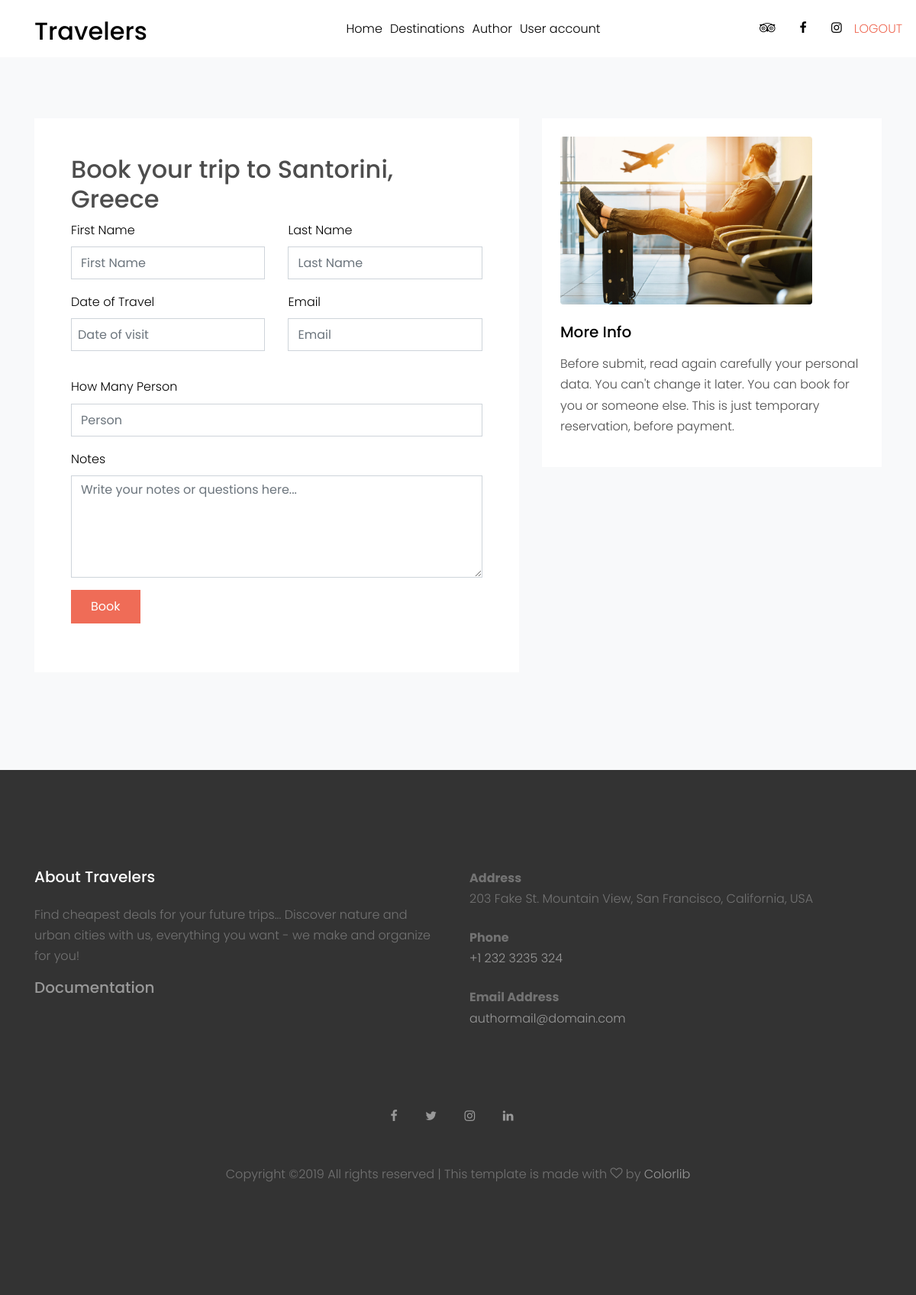
The app's page /index.php?page=booking&id=1 (signed in) with its own data.
### tables this page shows
CREATE TABLE `menu` (
  `id` int(11) NOT NULL,
  `title` varchar(150) NOT NULL,
  `path` varchar(150) NOT NULL
);

CREATE TABLE `destinations` (
  `id` int(11) NOT NULL,
  `name` varchar(50) NOT NULL,
  `description` text NOT NULL,
  `picture` varchar(200) NOT NULL,
  `price` int(11) NOT NULL,
  `continent_id` int(11) NOT NULL,
  `hot` varchar(20) NOT NULL
);

### config/connection.php (called while the page is built, shortened)
<?php
try {
    $conn = new PDO("mysql:host=".SERVER.";dbname=".DATABASE.";charset=utf8", USERNAME, PASSWORD);
    $conn->setAttribute(PDO::ATTR_DEFAULT_FETCH_MODE, PDO::FETCH_OBJ);
    $conn->setAttribute(PDO::ATTR_ERRMODE, PDO::ERRMODE_EXCEPTION);
}
catch(PDOException $ex){
    echo $ex->getMessage();
}
function executeQuery($query){
    global $conn;
    return $conn->query($query)->fetchAll();
}

### models/functions.php (called while the page is built, shortened)
<?php
function getMenu(){
    return executeQuery("SELECT * FROM menu");
}
?>

### models/destinations/get_destinations.php (called while the page is built, shortened)
<?php
function get_one_dest($dest_id){
    global $conn;
    try{
       $select_dest=$conn->prepare("SELECT *, d.id AS dest_id FROM destinations d INNER JOIN continent c ON d.continent_id=c.id WHERE d.id=?");
       $select_dest->execute([$dest_id]);
       $destination=$select_dest->fetch();
       return $destination;
    }
    catch(PDOException $ex){
        return $ex->getMessage();
        errorsList($ex->getMessage());
    }
}
?>

### views/pages/booking.php (the view, shortened to what this page needs)
<?php if(isset($_SESSION['user']) && $_SESSION['user']->role_id==="2"):
include "models/destinations/get_destinations.php";
?>
<div class="site-section bg-light">
      <div class="container">
        <div class="row">
          <div class="col-md-7 mb-5">
            <form action="models/bookings/book.php" method="POST" class="p-5 bg-white">
<h2 class="font-size-regular"><?php if(isset($_GET['id'])): ?>
 <?php $destination=get_one_dest($_GET['id']);?> Book your trip to <?=$destination->name?><?php else:?><?php  echo "You must first choose destination!" ?><?php endif; ?> </h2>
              <div class="row form-group">
                <div class="col-md-6 mb-3 mb-md-0">
                  <label class="text-black" for="fname">First Name</label>
                  <input type="text" id="bookName" name="bookName" class="form-control" placeholder="First Name">
                </div>
                <div class="col-md-6">
                  <label class="text-black" for="lname">Last Name</label>
                  <input type="text" id="bookLname" name="bookLname" class="form-control" placeholder="Last Name">
                </div>
              </div>
              <div class="row form-group">
                <div class="col-md-6 mb-3 mb-md-0">
                  <label class="text-black" for="date">Date of Travel</label>
                  <input type="text" id="begDate" name="begDate" class="form-control datepicker px-2" placeholder="Date of visit">
                </div>
                <div class="col-md-6">
                  <label class="text-black" for="email">Email</label>
                  <input type="email" id="bookEmail" name="bookEmail"class="form-control" placeholder="Email">
                </div>
              </div>
              <div class="row form-group">
                <div class="col-md-12">
                </div>
              </div>
              <div class="row form-group">
                <div class="col-md-12">
                  <label class="text-black" for="treatment">How Many Person</label>
                  <input type="text" id="bookPerson" name="bookPerson" class="form-control" placeholder="Person">
                </div>
              </div>
              <div class="row form-group">
                <div class="col-md-12">
                  <label class="text-black" for="note">Notes</label>
                  <textarea name="bookNote" id="bookNote" cols="30" rows="5" class="form-control" placeholder="Write your notes or questions here..."></textarea>
                </div>
              </div>
              <div class="row form-group">
                <div class="col-md-12">
                  <input type="submit" value="Book" name="btnBook" id="btnBook" class="btn btn-primary py-2 px-4 text-white">
                </div>
              </div>
            </form>
          </div>
          <div class="col-md-5">
            <div class="p-4 mb-3 bg-white">
              <img src="assets/images/hero_bg_1.jpg" alt="Image" class="img-fluid mb-4 rounded">
              <h3 class="h5 text-black mb-3">More Info</h3>
              <p>Before submit, read again carefully your personal data. You can't change it later. You can book for you or someone else. This is just temporary reservation, before payment.</p>
            </div>
          </div>
        </div>
      </div>
    </div>
<?php else: ?>
<?php header("Location: index.php?page=login"); ?>
<?php endif; ?>

### views/fixed/header.php (shortened to what this page needs)
<body>
 <?php
  require_once "models/functions.php";
  require_once "config/connection.php";
  ?>
  <div class="site-wrap">
    <header class="site-navbar py-1" role="banner">
      <div class="container">
        <div class="row align-items-center">
          <div class="col-6 col-xl-2">
            <h1 class="mb-0"><a href="index.html" class="text-black h2 mb-0">Travelers</a></h1>
          </div>
          <div class="col-10 col-md-8 d-none d-xl-block">
            <nav class="site-navigation position-relative text-right text-lg-center" role="navigation">
            <ul class="site-menu js-clone-nav mx-auto d-none d-lg-block">
            <?php
           $menus=getMenu();
           foreach ($menus as $menu): ?>
           <li> <a href="<?=$menu->path?>" ><?=$menu->title?> </li>
            <?php endforeach; ?>
<?php if(isset($_SESSION['user']) && $_SESSION['user']->role_id==="2"): ?>
             <li><a href="index.php?page=user"> User account </a></li>
<?php endif;?>
              </ul>
            </nav>
          </div>
          <div class="col-6 col-xl-2 text-right">
            <div class="d-none d-xl-inline-block">
              <ul class="site-menu js-clone-nav ml-auto list-unstyled d-flex text-right mb-0" data-class="social">
                <li>
                  <a href="#" class="pl-0 pr-3 text-black"><span class="icon-tripadvisor"></span></a>
                </li>
                <li>
                  <a href="#" class="pl-3 pr-3 text-black"><span class="icon-facebook"></span></a>
                </li>
                <li>
                  <a href="#" class="pl-3 pr-3 text-black"><span class="icon-instagram"></span></a>
                </li>
                <?php if(isset($_SESSION['user'])):?>
                      <li><a href="models/users/logout.php">LOGOUT</a></li>
                 <?php else: ?>
                  <li><a href="index.php?page=login">LOGIN</a></li>
             <?php endif;?>
              </ul>
            </div>
          </div>
        </div>
      </div>
    </header>

### assets/css/style.css (style rules this page uses)
body { line-height: 1.7; color: #4d4d4d; font-weight: 300; font-size: 1rem; }
a { -webkit-transition: .3s all ease; -o-transition: .3s all ease; transition: .3s all ease; }
h1, h2, h3, h4, h5, .h1, .h2, .h3, .h4, .h5 { font-family: "Poppins", -apple-system, BlinkMacSystemFont, "Segoe UI", Roboto, "Helvetica Neue", Arial, sans-serif, "Apple Color Emoji", "Segoe UI Emoji", "Segoe UI Symbol", "Noto Color Emoji"; }
.text-black { color: #000 !important; }
.site-wrap:before { -webkit-transition: .3s all ease-in-out; -o-transition: .3s all ease-in-out; transition: .3s all ease-in-out; background: rgba(0, 0, 0, 0.6); content: ""; position: absolute; z-index: 2000; top: 0; left: 0; right: 0; bottom: 0; opacity: 0; visibility: hidden; }
.btn { border-radius: 0; }
.btn.btn-primary { border: 2px solid transparent; }
.form-control { height: 43px; border-radius: 0; }
.site-section { padding: 2.5em 0; }
@media (min-width: 768px) { .site-section { padding: 5em 0; } }
.site-navbar { margin-bottom: 0px; z-index: 1999; position: relative; }
.site-navbar .site-navigation .site-menu { margin-bottom: 0; }
.site-navbar .site-navigation .site-menu a { text-decoration: none !important; display: inline-block; }
.site-navbar .site-navigation .site-menu > li { display: inline-block; padding: 10px 5px; }
.site-navbar .site-navigation .site-menu > li > a { padding: 10px 0px; color: #000; text-decoration: none !important; }
.site-mobile-menu .site-nav-wrap { padding: 0; margin: 0; list-style: none; position: relative; }
.site-mobile-menu .site-nav-wrap a { padding: 10px 20px; display: block; position: relative; color: #212529; }
.site-mobile-menu .site-nav-wrap li { position: relative; display: block; }
.site-mobile-menu .site-nav-wrap > li { display: block; position: relative; float: left; width: 100%; }
.site-mobile-menu .site-nav-wrap > li > a { padding-left: 20px; font-size: 20px; }
.site-mobile-menu .site-nav-wrap[data-class="social"] { float: left; width: 100%; margin-top: 30px; padding-bottom: 5em; }
.site-mobile-menu .site-nav-wrap[data-class="social"] > li { width: auto; }
.site-mobile-menu .site-nav-wrap[data-class="social"] > li:first-child a { padding-left: 15px !important; }
.bg-light { background: #ccc; }
.img-fluid { width: 330px; height: 376; }

### records on screen
menu: title "Home"
menu: title "Destinations"
menu: title "Author"
destinations: name "Santorini, Greece"
